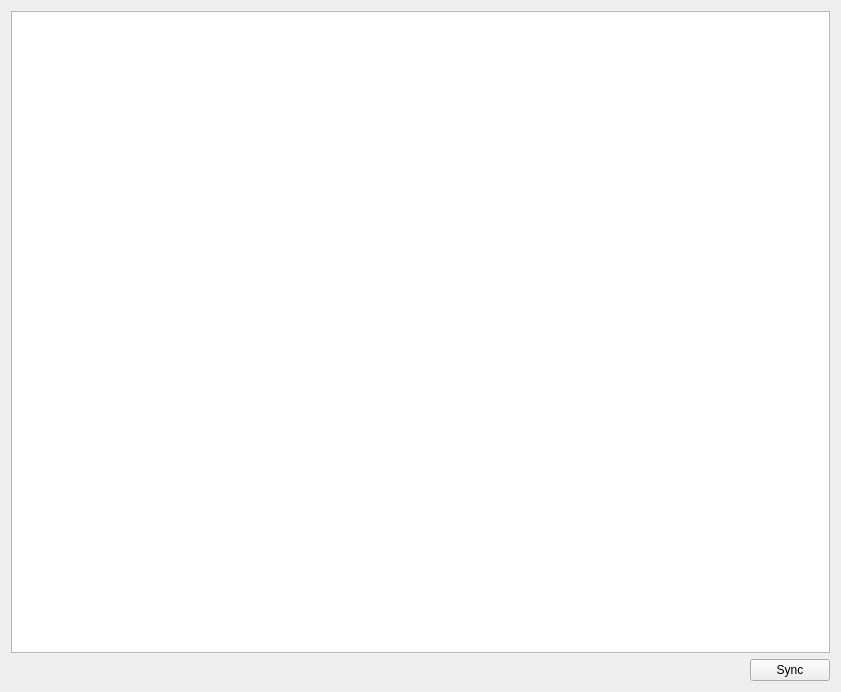
<?xml version="1.0" encoding="UTF-8"?>
<ui version="4.0">
 <class>MatchHistoryTable</class>
 <widget class="QWidget" name="MatchHistoryTable">
  <property name="geometry">
   <rect>
    <x>0</x>
    <y>0</y>
    <width>841</width>
    <height>692</height>
   </rect>
  </property>
  <property name="windowTitle">
   <string>Match History</string>
  </property>
  <property name="windowIcon">
   <iconset resource="localRes.qrc">
    <normaloff>:/core/res/twitchBotIcon.png</normaloff>:/core/res/twitchBotIcon.png</iconset>
  </property>
  <layout class="QGridLayout" name="gridLayout">
   <item row="1" column="1">
    <widget class="QPushButton" name="pushButton">
     <property name="autoFillBackground">
      <bool>true</bool>
     </property>
     <property name="text">
      <string>Sync</string>
     </property>
     <property name="autoDefault">
      <bool>false</bool>
     </property>
     <property name="default">
      <bool>false</bool>
     </property>
     <property name="flat">
      <bool>false</bool>
     </property>
    </widget>
   </item>
   <item row="1" column="0">
    <spacer name="horizontalSpacer">
     <property name="orientation">
      <enum>Qt::Horizontal</enum>
     </property>
     <property name="sizeHint" stdset="0">
      <size>
       <width>40</width>
       <height>20</height>
      </size>
     </property>
    </spacer>
   </item>
   <item row="0" column="0" colspan="2">
    <widget class="QTableWidget" name="MatchHistoryViewTbl"/>
   </item>
  </layout>
 </widget>
 <resources>
  <include location="localRes.qrc"/>
 </resources>
 <connections/>
</ui>
